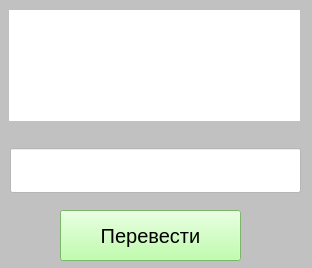
<?xml version="1.0" encoding="UTF-8"?>
<ui version="4.0">
 <class>MainWindow</class>
 <widget class="QMainWindow" name="MainWindow">
  <property name="geometry">
   <rect>
    <x>0</x>
    <y>0</y>
    <width>312</width>
    <height>268</height>
   </rect>
  </property>
  <property name="windowTitle">
   <string>Бинарный переводчик</string>
  </property>
  <property name="styleSheet">
   <string notr="true">background-color: rgb(193, 193, 193);</string>
  </property>
  <widget class="QWidget" name="centralwidget">
   <widget class="QPushButton" name="Btn">
    <property name="geometry">
     <rect>
      <x>60</x>
      <y>210</y>
      <width>181</width>
      <height>51</height>
     </rect>
    </property>
    <property name="font">
     <font>
      <pointsize>15</pointsize>
     </font>
    </property>
    <property name="styleSheet">
     <string notr="true">background-color: rgb(172, 255, 149);</string>
    </property>
    <property name="text">
     <string>Перевести</string>
    </property>
   </widget>
   <widget class="QWidget" name="verticalLayoutWidget">
    <property name="geometry">
     <rect>
      <x>9</x>
      <y>10</y>
      <width>291</width>
      <height>111</height>
     </rect>
    </property>
    <layout class="QVBoxLayout" name="verticalLayout">
     <item>
      <widget class="QLabel" name="Text">
       <property name="font">
        <font>
         <pointsize>15</pointsize>
        </font>
       </property>
       <property name="styleSheet">
        <string notr="true">background-color: rgb(255, 255, 255);</string>
       </property>
       <property name="text">
        <string/>
       </property>
      </widget>
     </item>
    </layout>
   </widget>
   <widget class="QWidget" name="verticalLayoutWidget_2">
    <property name="geometry">
     <rect>
      <x>10</x>
      <y>140</y>
      <width>291</width>
      <height>61</height>
     </rect>
    </property>
    <layout class="QVBoxLayout" name="verticalLayout_2">
     <item>
      <widget class="QLineEdit" name="Line">
       <property name="font">
        <font>
         <pointsize>25</pointsize>
        </font>
       </property>
       <property name="styleSheet">
        <string notr="true">background-color: rgb(255, 255, 255);</string>
       </property>
      </widget>
     </item>
    </layout>
   </widget>
  </widget>
 </widget>
 <resources/>
 <connections/>
</ui>
